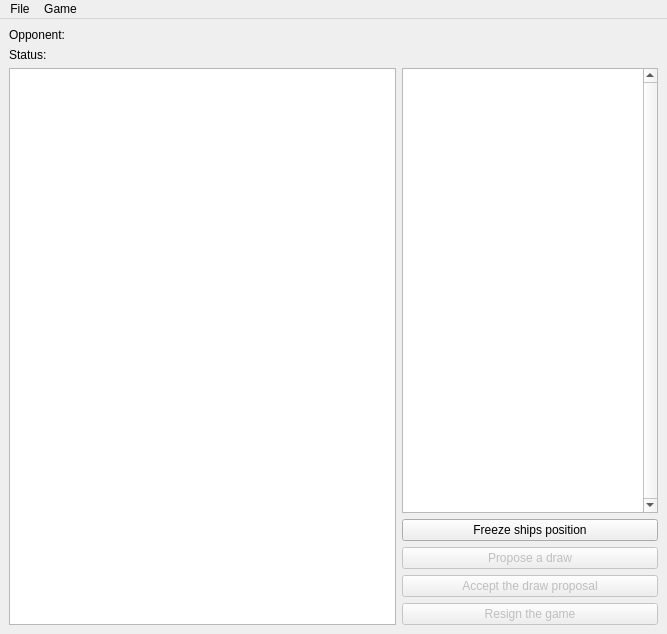
<?xml version="1.0" encoding="UTF-8"?>
<ui version="4.0">
 <class>PluginWindow</class>
 <widget class="QMainWindow" name="PluginWindow">
  <property name="geometry">
   <rect>
    <x>0</x>
    <y>0</y>
    <width>667</width>
    <height>634</height>
   </rect>
  </property>
  <property name="windowTitle">
   <string>Battleship game</string>
  </property>
  <widget class="QWidget" name="centralwidget">
   <layout class="QVBoxLayout" name="verticalLayout_2">
    <item>
     <layout class="QHBoxLayout" name="horizontalLayout">
      <item>
       <widget class="QLabel" name="label">
        <property name="sizePolicy">
         <sizepolicy hsizetype="Maximum" vsizetype="Preferred">
          <horstretch>0</horstretch>
          <verstretch>0</verstretch>
         </sizepolicy>
        </property>
        <property name="text">
         <string>Opponent:</string>
        </property>
       </widget>
      </item>
      <item>
       <widget class="QLabel" name="lbOpponent">
        <property name="font">
         <font>
          <weight>75</weight>
          <bold>true</bold>
         </font>
        </property>
        <property name="text">
         <string/>
        </property>
       </widget>
      </item>
     </layout>
    </item>
    <item>
     <layout class="QHBoxLayout" name="horizontalLayout_2">
      <item>
       <widget class="QLabel" name="label_2">
        <property name="sizePolicy">
         <sizepolicy hsizetype="Maximum" vsizetype="Preferred">
          <horstretch>0</horstretch>
          <verstretch>0</verstretch>
         </sizepolicy>
        </property>
        <property name="text">
         <string>Status:</string>
        </property>
       </widget>
      </item>
      <item>
       <widget class="QLabel" name="lbStatus">
        <property name="font">
         <font>
          <weight>75</weight>
          <bold>true</bold>
         </font>
        </property>
        <property name="text">
         <string/>
        </property>
       </widget>
      </item>
     </layout>
    </item>
    <item>
     <layout class="QHBoxLayout" name="horizontalLayout_3">
      <item>
       <widget class="BoardView" name="tvBoard">
        <property name="sizePolicy">
         <sizepolicy hsizetype="Minimum" vsizetype="Minimum">
          <horstretch>1</horstretch>
          <verstretch>0</verstretch>
         </sizepolicy>
        </property>
        <property name="mouseTracking">
         <bool>true</bool>
        </property>
        <property name="verticalScrollBarPolicy">
         <enum>Qt::ScrollBarAlwaysOff</enum>
        </property>
        <property name="horizontalScrollBarPolicy">
         <enum>Qt::ScrollBarAlwaysOff</enum>
        </property>
        <property name="selectionMode">
         <enum>QAbstractItemView::SingleSelection</enum>
        </property>
        <property name="showGrid">
         <bool>false</bool>
        </property>
        <attribute name="horizontalHeaderVisible">
         <bool>false</bool>
        </attribute>
        <attribute name="verticalHeaderVisible">
         <bool>false</bool>
        </attribute>
       </widget>
      </item>
      <item>
       <layout class="QVBoxLayout" name="verticalLayout">
        <item>
         <widget class="QListView" name="listView_2">
          <property name="sizePolicy">
           <sizepolicy hsizetype="Expanding" vsizetype="Expanding">
            <horstretch>0</horstretch>
            <verstretch>0</verstretch>
           </sizepolicy>
          </property>
          <property name="verticalScrollBarPolicy">
           <enum>Qt::ScrollBarAlwaysOn</enum>
          </property>
          <property name="horizontalScrollBarPolicy">
           <enum>Qt::ScrollBarAlwaysOff</enum>
          </property>
         </widget>
        </item>
        <item>
         <widget class="QPushButton" name="btnFreeze">
          <property name="text">
           <string>Freeze ships position</string>
          </property>
         </widget>
        </item>
        <item>
         <widget class="QPushButton" name="btnDraw">
          <property name="enabled">
           <bool>false</bool>
          </property>
          <property name="toolTip">
           <string>Press button and make move if you want to propose draw</string>
          </property>
          <property name="text">
           <string>Propose a draw</string>
          </property>
          <property name="checkable">
           <bool>true</bool>
          </property>
         </widget>
        </item>
        <item>
         <widget class="QPushButton" name="btnAccept">
          <property name="enabled">
           <bool>false</bool>
          </property>
          <property name="toolTip">
           <string>Press button if you want to accept the draw proposal</string>
          </property>
          <property name="text">
           <string>Accept the draw proposal</string>
          </property>
         </widget>
        </item>
        <item>
         <widget class="QPushButton" name="btnResign">
          <property name="enabled">
           <bool>false</bool>
          </property>
          <property name="toolTip">
           <string>Press button if you want to resign</string>
          </property>
          <property name="text">
           <string>Resign the game</string>
          </property>
         </widget>
        </item>
       </layout>
      </item>
     </layout>
    </item>
   </layout>
  </widget>
  <widget class="QMenuBar" name="menubar">
   <property name="geometry">
    <rect>
     <x>0</x>
     <y>0</y>
     <width>667</width>
     <height>18</height>
    </rect>
   </property>
   <widget class="QMenu" name="menuGame">
    <property name="title">
     <string>File</string>
    </property>
    <addaction name="actionNewGame"/>
    <addaction name="separator"/>
    <addaction name="actionExit"/>
   </widget>
   <widget class="QMenu" name="menuGame_2">
    <property name="title">
     <string>Game</string>
    </property>
    <addaction name="actionResign"/>
   </widget>
   <addaction name="menuGame"/>
   <addaction name="menuGame_2"/>
  </widget>
  <action name="actionNewGame">
   <property name="enabled">
    <bool>false</bool>
   </property>
   <property name="text">
    <string>New game</string>
   </property>
  </action>
  <action name="action">
   <property name="text">
    <string>--</string>
   </property>
  </action>
  <action name="actionExit">
   <property name="text">
    <string>Exit</string>
   </property>
  </action>
  <action name="actionResign">
   <property name="enabled">
    <bool>false</bool>
   </property>
   <property name="text">
    <string>Resign</string>
   </property>
  </action>
 </widget>
 <customwidgets>
  <customwidget>
   <class>BoardView</class>
   <extends>QTableView</extends>
   <header>boardview.h</header>
  </customwidget>
 </customwidgets>
 <tabstops>
  <tabstop>tvBoard</tabstop>
  <tabstop>listView_2</tabstop>
  <tabstop>btnFreeze</tabstop>
  <tabstop>btnDraw</tabstop>
  <tabstop>btnAccept</tabstop>
  <tabstop>btnResign</tabstop>
 </tabstops>
 <resources/>
 <connections/>
</ui>
